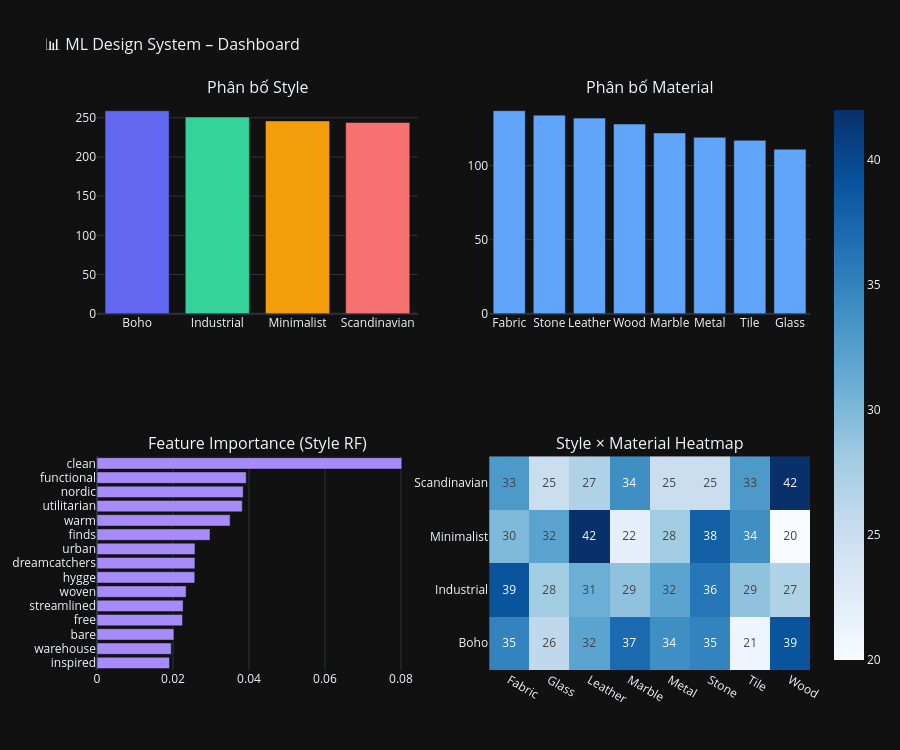

This figure's notebook cell:
### Markdown cell above
## 10. Visualizations & Dashboard (Plotly)

### Code cell
# ── Dashboard 4-panel ────────────────────────────────────────────────────────
fig = make_subplots(
    rows=2, cols=2,
    subplot_titles=("Phân bố Style", "Phân bố Material",
                    "Feature Importance (Style RF)", "Style × Material Heatmap"),
    specs=[[{"type":"bar"}, {"type":"bar"}],
           [{"type":"bar"}, {"type":"heatmap"}]]
)

# Panel 1: Style distribution
sc = df["style_label"].value_counts()
fig.add_trace(go.Bar(x=sc.index, y=sc.values,
                     marker_color=["#6366f1","#34d399","#f59e0b","#f87171"],
                     showlegend=False), row=1, col=1)

# Panel 2: Material distribution
mc = df["material_label"].value_counts()
fig.add_trace(go.Bar(x=mc.index, y=mc.values,
                     marker_color="#60a5fa", showlegend=False), row=1, col=2)

# Panel 3: Feature importance
feat_names_all = tfidf_style.get_feature_names_out()
fi = style_clf.feature_importances_
order = np.argsort(fi)[-15:]
fig.add_trace(go.Bar(y=[feat_names_all[i] for i in order],
                     x=fi[order], orientation="h",
                     marker_color="#a78bfa", showlegend=False), row=2, col=1)

# Panel 4: Heatmap
cross = pd.crosstab(df["style_label"], df["material_label"])
fig.add_trace(go.Heatmap(z=cross.values,
                          x=cross.columns.tolist(),
                          y=cross.index.tolist(),
                          colorscale="Blues",
                          showscale=True,
                          text=cross.values,
                          texttemplate="%{text}"), row=2, col=2)

fig.update_layout(height=750, title_text="📊 ML Design System – Dashboard",
                  title_font_size=16)
fig.show()

### Figure 1 — Plotly figure (JSON) as saved in the notebook; plotly's stock layout.template omitted (floating-point values rounded to 4 significant figures)
{"data": [{"marker": {"color": ["#6366f1", "#34d399", "#f59e0b", "#f87171"]}, "showlegend": false, "x": ["Boho", "Industrial", "Minimalist", "Scandinavian"], "y": [259, 251, 246, 244], "type": "bar", "xaxis": "x", "yaxis": "y"}, {"marker": {"color": "#60a5fa"}, "showlegend": false, "x": ["Fabric", "Stone", "Leather", "Wood", "Marble", "Metal", "Tile", "Glass"], "y": [137, 134, 132, 128, 122, 119, 117, 111], "type": "bar", "xaxis": "x2", "yaxis": "y2"}, {"marker": {"color": "#a78bfa"}, "orientation": "h", "showlegend": false, "x": [0.01909, 0.01954, 0.02024, 0.02251, 0.02266, 0.02345, 0.02573, 0.02578, 0.02579, 0.02974, 0.03503, 0.03824, 0.03848, 0.03928, 0.08023], "y": ["inspired", "warehouse", "bare", "free", "streamlined", "woven", "hygge", "dreamcatchers", "urban", "finds", "warm", "utilitarian", "nordic", "functional", "clean"], "type": "bar", "xaxis": "x3", "yaxis": "y3"}, {"colorscale": [[0.0, "rgb(247,251,255)"], [0.125, "rgb(222,235,247)"], [0.25, "rgb(198,219,239)"], [0.375, "rgb(158,202,225)"], [0.5, "rgb(107,174,214)"], [0.625, "rgb(66,146,198)"], [0.75, "rgb(33,113,181)"], [0.875, "rgb(8,81,156)"], [1.0, "rgb(8,48,107)"]], "showscale": true, "text": [[35, 26, 32, 37, 34, 35, 21, 39], [39, 28, 31, 29, 32, 36, 29, 27], [30, 32, 42, 22, 28, 38, 34, 20], [33, 25, 27, 34, 25, 25, 33, 42]], "texttemplate": "%{text}", "x": ["Fabric", "Glass", "Leather", "Marble", "Metal", "Stone", "Tile", "Wood"], "y": ["Boho", "Industrial", "Minimalist", "Scandinavian"], "z": [[35, 26, 32, 37, 34, 35, 21, 39], [39, 28, 31, 29, 32, 36, 29, 27], [30, 32, 42, 22, 28, 38, 34, 20], [33, 25, 27, 34, 25, 25, 33, 42]], "type": "heatmap", "xaxis": "x4", "yaxis": "y4"}], "layout": {"xaxis": {"anchor": "y", "domain": [0.0, 0.45]}, "yaxis": {"anchor": "x", "domain": [0.625, 1.0]}, "xaxis2": {"anchor": "y2", "domain": [0.55, 1.0]}, "yaxis2": {"anchor": "x2", "domain": [0.625, 1.0]}, "xaxis3": {"anchor": "y3", "domain": [0.0, 0.45]}, "yaxis3": {"anchor": "x3", "domain": [0.0, 0.375]}, "xaxis4": {"anchor": "y4", "domain": [0.55, 1.0]}, "yaxis4": {"anchor": "x4", "domain": [0.0, 0.375]}, "annotations": [{"font": {"size": 16}, "showarrow": false, "text": "Phân bố Style", "x": 0.225, "xanchor": "center", "xref": "paper", "y": 1.0, "yanchor": "bottom", "yref": "paper"}, {"font": {"size": 16}, "showarrow": false, "text": "Phân bố Material", "x": 0.775, "xanchor": "center", "xref": "paper", "y": 1.0, "yanchor": "bottom", "yref": "paper"}, {"font": {"size": 16}, "showarrow": false, "text": "Feature Importance (Style RF)", "x": 0.225, "xanchor": "center", "xref": "paper", "y": 0.375, "yanchor": "bottom", "yref": "paper"}, {"font": {"size": 16}, "showarrow": false, "text": "Style × Material Heatmap", "x": 0.775, "xanchor": "center", "xref": "paper", "y": 0.375, "yanchor": "bottom", "yref": "paper"}], "title": {"font": {"size": 16}, "text": "📊 ML Design System – Dashboard"}, "height": 750}}
